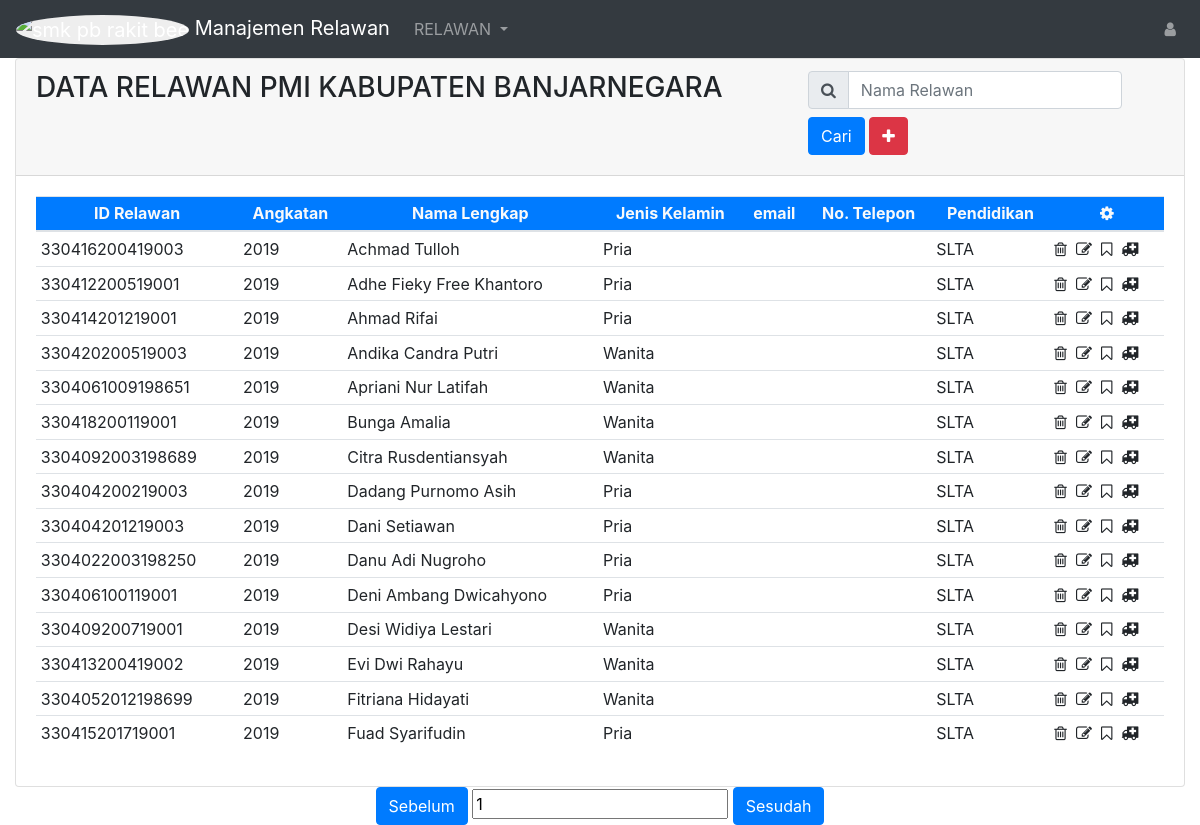
The page / on the database its author committed.
### tables this page shows
CREATE TABLE `relawan` (
  `kodeRelawan` varchar(16) NOT NULL,
  `angkatan` int(4) NOT NULL,
  `namaLengkap` varchar(40) NOT NULL,
  `jenisKelamin` enum('Pria','Wanita') DEFAULT 'Pria',
  `email` tinytext,
  `nomorTelp` varchar(14) DEFAULT NULL,
  `pendidikanTerakhir` enum('SD','SLTP','SLTA','Diploma','Sarjana') DEFAULT 'SLTA',
  UNIQUE KEY `kodeRelawan` (`kodeRelawan`)
);

### app/core/Controller.php (called while the page is built, shortened)
<?php
class Controller {
  public function view($view, $data= [] )
  {
    require_once '../app/views/'. $view . '.php';
  }
  public function model( $model )
  {
    return new $model;
  }
}

### app/controllers/Home.php (called while the page is built, shortened)
<?php
class Home extends Controller
{
  public function index($hal = 1)
  {
    $data['title']="Relawan";
    $data['relawan'] = $this->model('Model_relawan')->mbeberRelawan($hal);
    $data['nomorHalaman'] = $hal;
    $this->view('template/header',$data);
    $this->view('template/navbar',$data);
    $this->view('relawan/index',$data);
    $this->view('template/footer');
  }
}

### app/core/App.php (called while the page is built, shortened)
<?php
class App {
  protected $method = 'index';
  protected $params = [];
  public function __construct()
  {
    $this->controller = new $this->controller;
    call_user_func_array([$this->controller, $this->method],$this->params);
  }
}

### public/index.php (called while the page is built, shortened)
<?php
$app = new App;

### app/core/Database.php (called while the page is built, shortened)
<?php
class Database
{
  private $host = dbhost;
  private $name = dbname;
  private $user = dbuser;
  private $pass = dbpass;
  private $dbh;
  private $stmt;
  public function __construct(){
    $dsn = "mysql:host=" . $this->host . ";dbname=". $this->name;
    $options = [
      PDO::ATTR_ERRMODE => PDO::ERRMODE_EXCEPTION,
      PDO::ATTR_DEFAULT_FETCH_MODE, PDO::FETCH_ASSOC,
      PDO::ATTR_EMULATE_PREPARES, false,
      PDO::ATTR_PERSISTENT => true
    ];
    try
    {
      $this->dbh = new PDO($dsn, $this->user, $this->pass,$options );
    }
    catch(PDOException $pe)
    {
    	die('Maaf, gangguan koneksi: ' .$pe->getMessage());
    }
  }
  public function query($query)
  {
    $this->stmt = $this->dbh->prepare($query);
  }
  public function execute(){
    $this->stmt->execute();
  }
  public function resultSet(){
    $this->stmt->execute();
    return $this->stmt->fetchAll(PDO::FETCH_ASSOC);
  }
}

### app/models/Model_relawan.php (called while the page is built, shortened)
<?php
class Model_relawan
{
    private $table = "relawan";
    private $db;
    public function __construct()
    {
        $this->db = new Database();
    }
    public function mbeberRelawan($hal = 1){
        $row = ($hal - 1 ) * slarik;
        $sql = "SELECT * FROM {$this->table} ORDER BY angkatan DESC,namaLengkap LIMIT $row , ".slarik;
        $this->db->query($sql);
        $this->db->execute();
        return $this->db->resultSet();
    }
}

### app/views/relawan/index.php (the view, shortened to what this page needs)
<div class="container-fluid">
    <div class="row">
        <div class="col">
            <div class="card">
                <div class="card-header card-top">
                    <div class="row">
                        <div class="col-sm-8">
                            <h3>DATA RELAWAN PMI KABUPATEN BANJARNEGARA</h3>
                        </div>
                    <div class="col-sm-4">
                        <form class="form-inline">
                            <div class="input-group mb-2 mr-sm-2">
                                <div class="input-group-prepend">
                                <div class="input-group-text"> <i class="fa fa-search"></i> </div>
                                </div>
                                <input type="text" class="form-control" id="relSearchName" placeholder="Nama Relawan">
                            </div>
                            <button type="button" id="relSearchForm" class="btn btn-primary mb-2">Cari</button>&nbsp;
                            <button type="button" id="relAddButton" class="btn btn-danger mb-2"> <i class="fa fa-plus"></i>
                            </button>
                        </form>
                    </div>
                    </div>
                </div>
                <div class="card-body">
                <div class="table-responsive">
                    <table class="table table-hover table-sm">
                        <thead class="bg-primary text-light">
                            <tr class='text-center'>
                                <th>ID Relawan</th>
                                <th>Angkatan</th>
                                <th>Nama Lengkap</th>
                                <th>Jenis Kelamin</th>
                                <th>email</th>
                                <th>No. Telepon</th>
                                <th>Pendidikan</th>
                                <th> <i class="fa fa-cog"></i> </th>
                            </tr>
                        </thead>
                        <tbody id="dftRelawan">
                            <?php foreach($data['relawan'] AS $relawan ): ?>
                            <tr>
                                <td><?=$relawan['kodeRelawan'];?></td>
                                <td><?=$relawan['angkatan'];?></td>
                                <td><?=$relawan['namaLengkap'];?></td>
                                <td><?=$relawan['jenisKelamin'];?></td>
                                <td><?=$relawan['email'];?></td>
                                <td><?=$relawan['nomorTelp'];?></td>
                                <td><?=$relawan['pendidikanTerakhir'];?></td>
                                <td>
                                    <i class="fa fa-trash-o"></i>&nbsp;
                                    <i class="fa fa-pencil-square-o"></i>&nbsp;
                                    <i class="fa fa-bookmark-o"></i>&nbsp;
                                    <i class="fa fa-ambulance"></i>
                                </td>
                            </tr>
                            <?php endforeach; ?>
                        </tbody>
                    </table>
                </div>
                </div>
            </div>
        </div>
    </div>
</div>
<?php $this->view('template/nomorHalaman',$data); ?>

### app/views/template/header.php (shortened to what this page needs)
<!DOCTYPE html>
<html lang="en">
<head>
  <link rel="stylesheet" href="https://stackpath.bootstrapcdn.com/bootstrap/4.3.1/css/bootstrap.min.css">
  <link rel="stylesheet" href="https://cdnjs.cloudflare.com/ajax/libs/font-awesome/4.7.0/css/font-awesome.min.css">
  <link rel="stylesheet" href="<?=BASEURL;?>/css/manarela.css">
</head>
<body>

### app/views/template/navbar.php (shortened to what this page needs)
<nav class="navbar navbar-expand-lg navbar-dark bg-dark">
  <a class="navbar-brand" href="<?=BASEURL;?>">
    <img src="<?=BASEURL;?>/img/logo.png" alt="smk pb rakit bee" style = "width:55px; height:55px; background-color: #EEEEEE; border-radius: 50%;">
    Manajemen Relawan
  </a>
  <div class="collapse navbar-collapse" id="namarelanav">
    <ul class="navbar-nav mr-auto">
      <li class="nav-item dropdown">
        <a class="nav-link dropdown-toggle" href="#" id="ddDaprim" role="button" data-toggle="dropdown" aria-haspopup="true" aria-expanded="false">
          RELAWAN
        </a>
      </li>
    </ul>
    <ul class="navbar-nav mr-0">
      <li class="nav-item">
        <a class="nav-link" href="#">
          <i class="fa fa-user"> </i>
        </a>
      </li>
    </ul>
</nav>

### app/views/template/nomorHalaman.php
<div class="text-center">
    <button class="btn btn-primary pg-prev">Sebelum</button>
    <input type="number" min='1' value='<?=$data['nomorHalaman'];?>' id="nomor-halaman" class="nomor-halaman">
    <button class="btn btn-primary pg-next">Sesudah</button>
</div>

### app/views/template/footer.php
</body>
</html>

### rows shown on the page
relawan: kodeRelawan "330416200419003", angkatan "2019", namaLengkap "Achmad Tulloh", jenisKelamin "Pria", pendidikanTerakhir "SLTA"
relawan: kodeRelawan "330412200519001", angkatan "2019", namaLengkap "Adhe Fieky Free Khantoro", jenisKelamin "Pria", pendidikanTerakhir "SLTA"
relawan: kodeRelawan "330414201219001", angkatan "2019", namaLengkap "Ahmad Rifai", jenisKelamin "Pria", pendidikanTerakhir "SLTA"
relawan: kodeRelawan "330420200519003", angkatan "2019", namaLengkap "Andika Candra Putri", jenisKelamin "Wanita", pendidikanTerakhir "SLTA"
relawan: kodeRelawan "3304061009198651", angkatan "2019", namaLengkap "Apriani Nur Latifah", jenisKelamin "Wanita", pendidikanTerakhir "SLTA"
relawan: kodeRelawan "330418200119001", angkatan "2019", namaLengkap "Bunga Amalia", jenisKelamin "Wanita", pendidikanTerakhir "SLTA"
relawan: kodeRelawan "3304092003198689", angkatan "2019", namaLengkap "Citra Rusdentiansyah", jenisKelamin "Wanita", pendidikanTerakhir "SLTA"
relawan: kodeRelawan "330404200219003", angkatan "2019", namaLengkap "Dadang Purnomo Asih", jenisKelamin "Pria", pendidikanTerakhir "SLTA"
relawan: kodeRelawan "330404201219003", angkatan "2019", namaLengkap "Dani Setiawan", jenisKelamin "Pria", pendidikanTerakhir "SLTA"
relawan: kodeRelawan "3304022003198250", angkatan "2019", namaLengkap "Danu Adi Nugroho", jenisKelamin "Pria", pendidikanTerakhir "SLTA"
relawan: kodeRelawan "330406100119001", angkatan "2019", namaLengkap "Deni Ambang Dwicahyono", jenisKelamin "Pria", pendidikanTerakhir "SLTA"
relawan: kodeRelawan "330409200719001", angkatan "2019", namaLengkap "Desi Widiya Lestari", jenisKelamin "Wanita", pendidikanTerakhir "SLTA"
relawan: kodeRelawan "330413200419002", angkatan "2019", namaLengkap "Evi Dwi Rahayu", jenisKelamin "Wanita", pendidikanTerakhir "SLTA"
relawan: kodeRelawan "3304052012198699", angkatan "2019", namaLengkap "Fitriana Hidayati", jenisKelamin "Wanita", pendidikanTerakhir "SLTA"
relawan: kodeRelawan "330415201719001", angkatan "2019", namaLengkap "Fuad Syarifudin", jenisKelamin "Pria", pendidikanTerakhir "SLTA"
